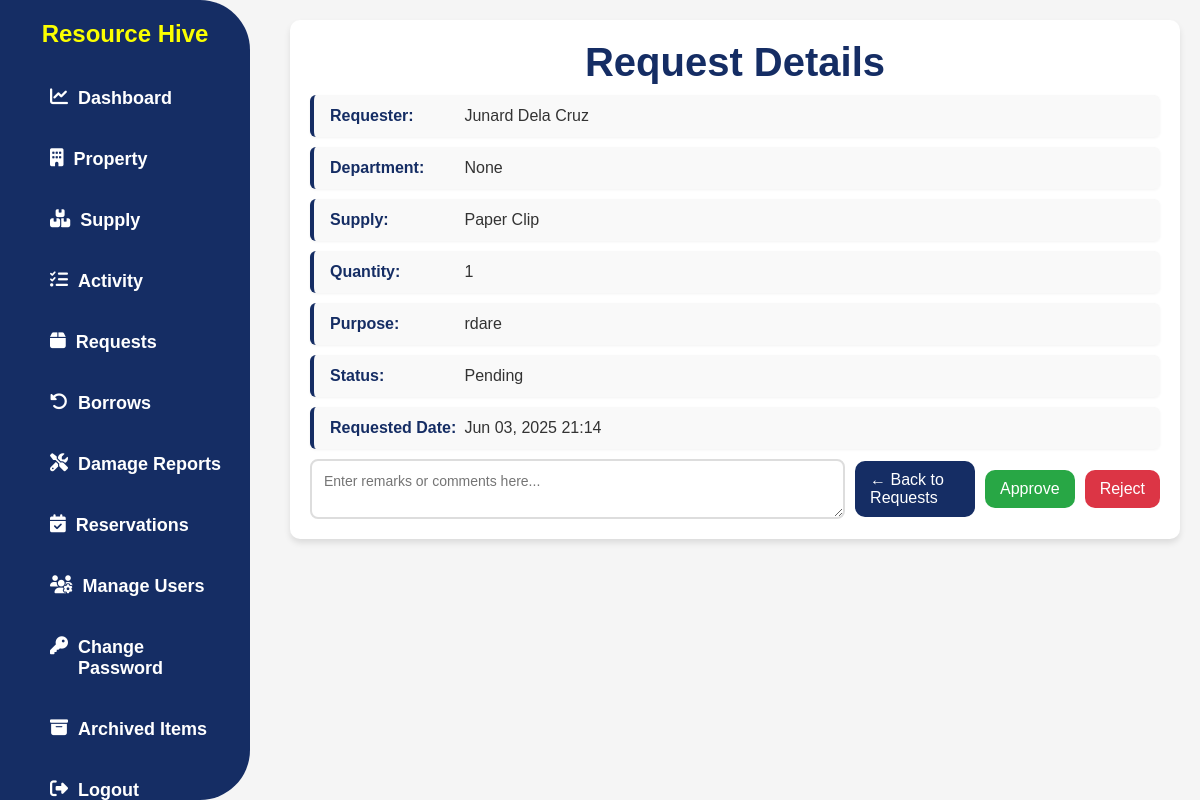
Page /request/44/ on the earlier database version.
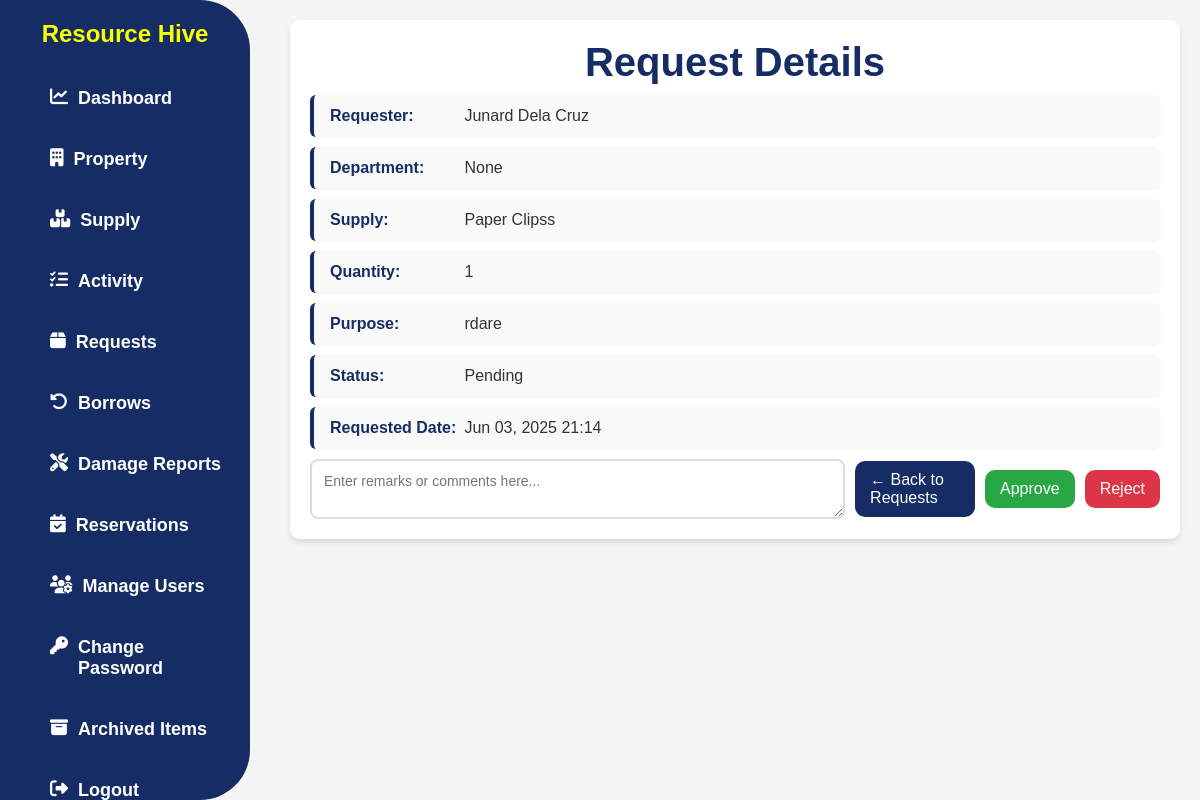
Same page on the later database version.
### app/models.py (models this page shows, shortened)
class SupplyRequest(models.Model):
    STATUS_CHOICES = [
        ('pending', 'Pending'),
        ('approved', 'Approved'),
        ('rejected', 'Rejected'),
    ]
    user = models.ForeignKey(User, on_delete=models.CASCADE)
    supply = models.ForeignKey(Supply, on_delete=models.CASCADE)
    quantity = models.PositiveIntegerField()
    request_date = models.DateTimeField(auto_now_add=True)
    purpose = models.TextField()
    approved_date = models.DateTimeField(null=True, blank=True)
    status = models.CharField(max_length=20, choices=STATUS_CHOICES, default='pending')
    remarks = models.TextField(blank=True, null=True)

class Supply(models.Model):
    STATUS_CHOICES = [
        ('low_stock', 'Low Stock'),
        ('out_of_stock', 'Out of Stock'),
        ('available', 'Available'),
    ]
    supply_name = models.CharField(max_length=255)
    category = models.ForeignKey(SupplyCategory, on_delete=models.SET_NULL, null=True, blank=True)
    subcategory = models.ForeignKey(SupplySubcategory, on_delete=models.SET_NULL, null=True, blank=True)
    description = models.TextField(blank=True, null=True)
    barcode = models.CharField(max_length=100, unique=True, null=True, blank=True)
    available_for_request = models.BooleanField(default=True)
    date_received = models.DateField()
    expiration_date = models.DateField(null=True, blank=True)
    last_updated = models.DateTimeField(auto_now=True)
    is_archived = models.BooleanField(default=False)
    class Meta:
        permissions = [
            ("view_admin_dashboard", "Can view  admin dashboard"),
            ("view_checkout_page", "Can view checkout page"),
            ("view_user_dashboard", "Can view user dashboard"), #user side permissions
            ("view_user_module", "Can view user module"),
            ("view_admin_module", "Can view admin module"),
        ]

class UserProfile(models.Model):
    user = models.OneToOneField(User, on_delete=models.CASCADE)
    ROLE_CHOICES = [
        ('ADMIN', 'ADMIN'),
        ('USER', 'USER'),
    ]
    role = models.CharField(max_length=20, choices=ROLE_CHOICES)
    department = models.ForeignKey(Department, on_delete=models.SET_NULL, null=True, blank=True)
    phone = models.CharField(max_length=20, blank=True, null=True)

### app/views.py (the view, shortened to what this page needs)
# urls.py: path('request/<int:pk>/', request_detail, name='request_detail'),
def request_detail(request, pk):
    request_obj = get_object_or_404(SupplyRequest, pk=pk)
    return render(request, 'app/request_details.html', {'request_obj': request_obj})

### app/templates/app/request_details.html (shortened to what this page needs)
{% load static %}
<!DOCTYPE html>
<html>
<head>
  <link rel="stylesheet" href="{% static 'css/style.css' %}" />
    <link
    rel="stylesheet"
    href="https://cdnjs.cloudflare.com/ajax/libs/font-awesome/6.4.2/css/all.min.css"
  />
</head>
<body>
  {% include 'app/navbar.html' %}
  <div class="content">
    <div class="details-p">
      <h2 class="h2title">Request Details</h2>
        <p><span>Requester:</span>
        {% with request_obj.user.first_name as first_name %}
        {% with request_obj.user.last_name as last_name %}
            {% if first_name or last_name %}
            {{ first_name }} {{ last_name }}
            {% else %}
            {{ request_obj.user.username }}
            {% endif %}
        {% endwith %}
        {% endwith %}
        </p>
      <p><span>Department:</span> {{ request_obj.user.userprofile.department }}</p>
      <p><span>Supply:</span> {{ request_obj.supply.supply_name }}</p>
      <p><span>Quantity:</span> {{ request_obj.quantity }}</p>
      <p><span>Purpose:</span> {{ request_obj.purpose }}</p>
      <p><span>Status:</span> {{ request_obj.get_status_display }}</p>
      <p><span>Requested Date:</span> {{ request_obj.request_date|date:"M d, Y H:i" }}</p>
{% if request_obj.status == 'pending' %}
<form method="post" class="stat-button">
  <textarea name="remarks" placeholder="Enter remarks or comments here..." required></textarea>
   <a href="{% url 'user_supply_requests' %}" class="btn-back">← Back to Requests</a>
  <button type="submit" name="action" value="approve" class="btn-approve">Approve</button>
  <button type="submit" name="action" value="rejected" class="btn-reject">Reject</button>
</form>
{% endif %}
  </div>
</body>
</html>

Differences in the rows shown:
changed through a linked row, SupplyRequest "rdare": supply.supply_name "Paper Clip" → "Paper Clipss"
